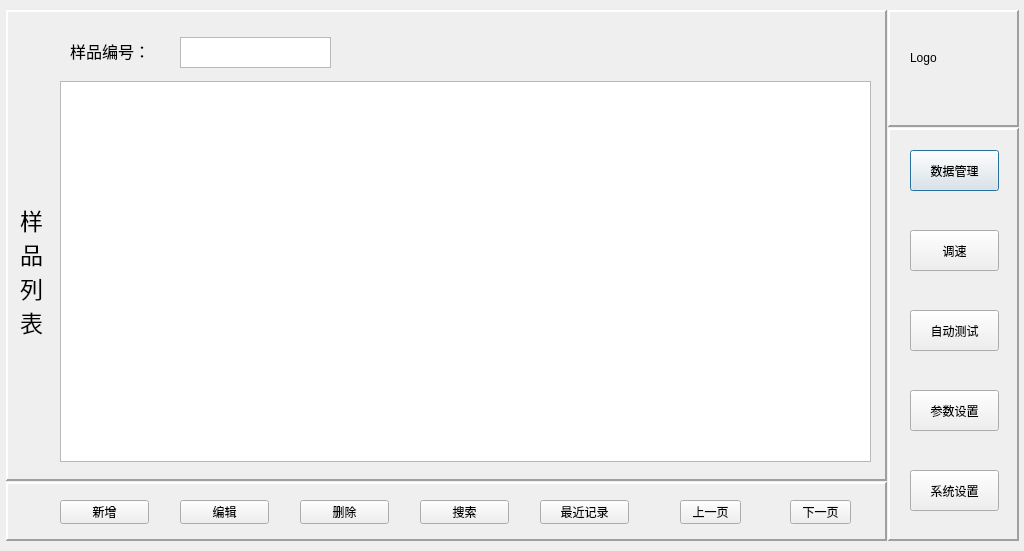
<?xml version="1.0" encoding="UTF-8"?>
<ui version="4.0">
 <class>MainPage</class>
 <widget class="QDialog" name="MainPage">
  <property name="geometry">
   <rect>
    <x>0</x>
    <y>0</y>
    <width>1024</width>
    <height>551</height>
   </rect>
  </property>
  <property name="windowTitle">
   <string>Dialog</string>
  </property>
  <widget class="QPushButton" name="pushButton">
   <property name="geometry">
    <rect>
     <x>910</x>
     <y>150</y>
     <width>89</width>
     <height>41</height>
    </rect>
   </property>
   <property name="cursor">
    <cursorShape>PointingHandCursor</cursorShape>
   </property>
   <property name="text">
    <string>数据管理</string>
   </property>
  </widget>
  <widget class="QPushButton" name="normal_test">
   <property name="geometry">
    <rect>
     <x>910</x>
     <y>230</y>
     <width>89</width>
     <height>41</height>
    </rect>
   </property>
   <property name="cursor">
    <cursorShape>PointingHandCursor</cursorShape>
   </property>
   <property name="text">
    <string>调速</string>
   </property>
  </widget>
  <widget class="QPushButton" name="autotest">
   <property name="geometry">
    <rect>
     <x>910</x>
     <y>310</y>
     <width>89</width>
     <height>41</height>
    </rect>
   </property>
   <property name="cursor">
    <cursorShape>PointingHandCursor</cursorShape>
   </property>
   <property name="text">
    <string>自动测试</string>
   </property>
  </widget>
  <widget class="QPushButton" name="paramenters">
   <property name="geometry">
    <rect>
     <x>910</x>
     <y>470</y>
     <width>89</width>
     <height>41</height>
    </rect>
   </property>
   <property name="cursor">
    <cursorShape>PointingHandCursor</cursorShape>
   </property>
   <property name="text">
    <string>系统设置</string>
   </property>
  </widget>
  <widget class="QLabel" name="label_2">
   <property name="geometry">
    <rect>
     <x>20</x>
     <y>200</y>
     <width>41</width>
     <height>141</height>
    </rect>
   </property>
   <property name="font">
    <font>
     <pointsize>17</pointsize>
    </font>
   </property>
   <property name="text">
    <string>样品列表</string>
   </property>
   <property name="textFormat">
    <enum>Qt::AutoText</enum>
   </property>
   <property name="wordWrap">
    <bool>true</bool>
   </property>
  </widget>
  <widget class="QPushButton" name="addnewitem">
   <property name="geometry">
    <rect>
     <x>60</x>
     <y>500</y>
     <width>89</width>
     <height>24</height>
    </rect>
   </property>
   <property name="text">
    <string>新增</string>
   </property>
  </widget>
  <widget class="QPushButton" name="EidtData">
   <property name="geometry">
    <rect>
     <x>180</x>
     <y>500</y>
     <width>89</width>
     <height>24</height>
    </rect>
   </property>
   <property name="text">
    <string>编辑</string>
   </property>
  </widget>
  <widget class="QPushButton" name="delete_2">
   <property name="geometry">
    <rect>
     <x>300</x>
     <y>500</y>
     <width>89</width>
     <height>24</height>
    </rect>
   </property>
   <property name="text">
    <string>删除</string>
   </property>
  </widget>
  <widget class="QPushButton" name="upsheet">
   <property name="geometry">
    <rect>
     <x>680</x>
     <y>500</y>
     <width>61</width>
     <height>24</height>
    </rect>
   </property>
   <property name="text">
    <string>上一页</string>
   </property>
  </widget>
  <widget class="QPushButton" name="downsheet">
   <property name="geometry">
    <rect>
     <x>790</x>
     <y>500</y>
     <width>61</width>
     <height>24</height>
    </rect>
   </property>
   <property name="text">
    <string>下一页</string>
   </property>
  </widget>
  <widget class="QTextEdit" name="NumberSearch">
   <property name="geometry">
    <rect>
     <x>180</x>
     <y>37</y>
     <width>151</width>
     <height>31</height>
    </rect>
   </property>
  </widget>
  <widget class="QLabel" name="label">
   <property name="geometry">
    <rect>
     <x>70</x>
     <y>40</y>
     <width>101</width>
     <height>21</height>
    </rect>
   </property>
   <property name="font">
    <font>
     <pointsize>12</pointsize>
    </font>
   </property>
   <property name="text">
    <string>样品编号：</string>
   </property>
  </widget>
  <widget class="QPushButton" name="search">
   <property name="geometry">
    <rect>
     <x>420</x>
     <y>500</y>
     <width>89</width>
     <height>24</height>
    </rect>
   </property>
   <property name="text">
    <string>搜索</string>
   </property>
  </widget>
  <widget class="QPushButton" name="system">
   <property name="geometry">
    <rect>
     <x>910</x>
     <y>390</y>
     <width>89</width>
     <height>41</height>
    </rect>
   </property>
   <property name="cursor">
    <cursorShape>PointingHandCursor</cursorShape>
   </property>
   <property name="text">
    <string>参数设置</string>
   </property>
  </widget>
  <widget class="QTableView" name="tableView">
   <property name="geometry">
    <rect>
     <x>60</x>
     <y>81</y>
     <width>811</width>
     <height>381</height>
    </rect>
   </property>
  </widget>
  <widget class="QPushButton" name="moment_record">
   <property name="geometry">
    <rect>
     <x>540</x>
     <y>500</y>
     <width>89</width>
     <height>24</height>
    </rect>
   </property>
   <property name="text">
    <string>最近记录</string>
   </property>
  </widget>
  <widget class="QLabel" name="label_3">
   <property name="geometry">
    <rect>
     <x>910</x>
     <y>50</y>
     <width>72</width>
     <height>15</height>
    </rect>
   </property>
   <property name="text">
    <string>Logo</string>
   </property>
  </widget>
  <widget class="QFrame" name="frame">
   <property name="geometry">
    <rect>
     <x>6</x>
     <y>10</y>
     <width>881</width>
     <height>471</height>
    </rect>
   </property>
   <property name="frameShape">
    <enum>QFrame::Panel</enum>
   </property>
   <property name="frameShadow">
    <enum>QFrame::Raised</enum>
   </property>
   <property name="lineWidth">
    <number>2</number>
   </property>
   <property name="midLineWidth">
    <number>1</number>
   </property>
  </widget>
  <widget class="QFrame" name="frame_2">
   <property name="geometry">
    <rect>
     <x>6</x>
     <y>482</y>
     <width>881</width>
     <height>59</height>
    </rect>
   </property>
   <property name="frameShape">
    <enum>QFrame::Panel</enum>
   </property>
   <property name="frameShadow">
    <enum>QFrame::Raised</enum>
   </property>
   <property name="lineWidth">
    <number>2</number>
   </property>
   <property name="midLineWidth">
    <number>1</number>
   </property>
  </widget>
  <widget class="QFrame" name="frame_3">
   <property name="geometry">
    <rect>
     <x>888</x>
     <y>10</y>
     <width>131</width>
     <height>117</height>
    </rect>
   </property>
   <property name="frameShape">
    <enum>QFrame::Panel</enum>
   </property>
   <property name="frameShadow">
    <enum>QFrame::Raised</enum>
   </property>
   <property name="lineWidth">
    <number>2</number>
   </property>
   <property name="midLineWidth">
    <number>1</number>
   </property>
  </widget>
  <widget class="QFrame" name="frame_4">
   <property name="geometry">
    <rect>
     <x>888</x>
     <y>128</y>
     <width>131</width>
     <height>413</height>
    </rect>
   </property>
   <property name="frameShape">
    <enum>QFrame::Panel</enum>
   </property>
   <property name="frameShadow">
    <enum>QFrame::Raised</enum>
   </property>
   <property name="lineWidth">
    <number>2</number>
   </property>
   <property name="midLineWidth">
    <number>1</number>
   </property>
  </widget>
  <zorder>frame_4</zorder>
  <zorder>frame_3</zorder>
  <zorder>frame</zorder>
  <zorder>frame_2</zorder>
  <zorder>pushButton</zorder>
  <zorder>normal_test</zorder>
  <zorder>autotest</zorder>
  <zorder>paramenters</zorder>
  <zorder>label_2</zorder>
  <zorder>addnewitem</zorder>
  <zorder>EidtData</zorder>
  <zorder>delete_2</zorder>
  <zorder>upsheet</zorder>
  <zorder>downsheet</zorder>
  <zorder>NumberSearch</zorder>
  <zorder>label</zorder>
  <zorder>search</zorder>
  <zorder>system</zorder>
  <zorder>tableView</zorder>
  <zorder>moment_record</zorder>
  <zorder>label_3</zorder>
 </widget>
 <resources/>
 <connections/>
</ui>
